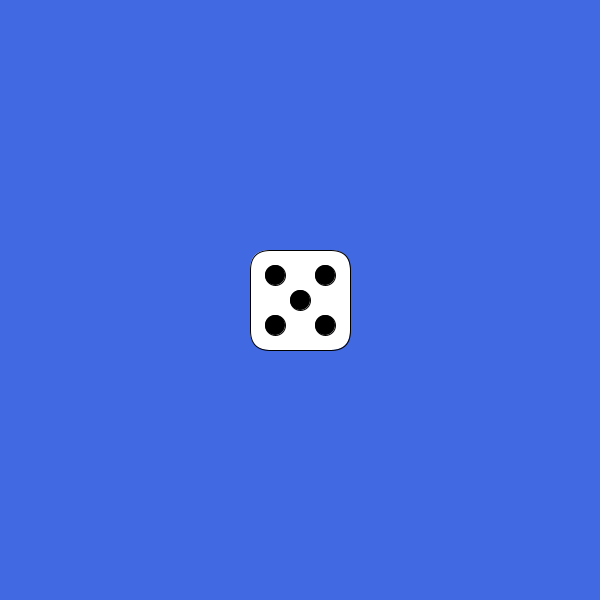
Frame 1 (no input)
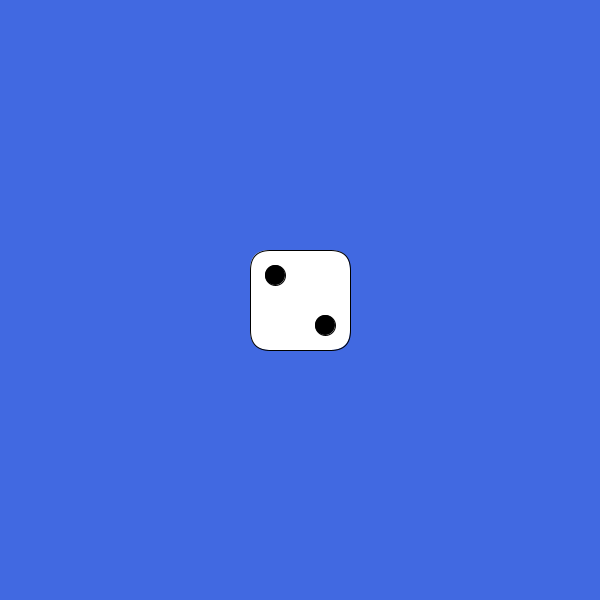
Frame 2 (the mouse pressed at the canvas centre, redrawn once)

The Processing sketch that drew these frames (run headless with seeded random() and noise(); the mouse was pressed at the canvas centre and the sketch redrawn once):

// Processing sketch: t2_2
// ── t2_2.pde
/* topic: random function, array, distribution exercise 2.2
Made by: Thomas van Klink & Tristan van Marle
For Algorithms in Creative Technology
4-5-2021*/

int diceSize = 100; 
int count1 = 0;
int count2 = 0;
int count3 = 0;
int count4 = 0;
int count5 = 0;
int count6 = 0;
int randomDots;
void setup() {
  frameRate(10);
  size(600, 600);
  noLoop();
}

void draw() {
  background(65, 105, 225); 

  //the dice
  fill(255, 255, 255); 
  rectMode(CENTER);
  rect(width/2, height/2, diceSize, diceSize, diceSize/5);

  //the randomDots
  fill(0, 0, 0);
  int[] dots = { 1, 2, 3, 4, 5, 6, 6};
  randomDots = dots[(int)random(dots.length)];
  if (randomDots == 1 || randomDots == 3 || randomDots == 5)
    ellipse(width/2, height/2, diceSize/5, diceSize/5); 
  if (randomDots == 2 || randomDots == 3 || randomDots == 4 || randomDots == 5 || randomDots == 6) { 
    ellipse(width/2 - diceSize/4, height/2 - diceSize/4, diceSize/5, diceSize/5);
    ellipse(width/2 + diceSize/4, height/2 + diceSize/4, diceSize/5, diceSize/5);
  }
  if (randomDots == 4 || randomDots == 5 || randomDots == 6) {
    ellipse(width/2 - diceSize/4, height/2 + diceSize/4, diceSize/5, diceSize/5);
    ellipse(width/2 + diceSize/4, height/2 - diceSize/4, diceSize/5, diceSize/5);
  }
  if (randomDots == 6) {
    ellipse(width/2, height/2 - diceSize/4, diceSize/5, diceSize/5);
    ellipse(width/2, height/2 + diceSize/4, diceSize/5, diceSize/5);
  }

  switch (randomDots) {
  case 1:
    count1++;
    break;
  case 2:
    count2++;
    break;
  case 3:
    count3++;
    break;
  case 4:
    count4++;
    break;
  case 5:
    count5++;
    break;
  case 6:
    count6++;
    break;
  }

  println(count1, count2, count3, count4, count5, count6);

  //rolling of the dice
  if (mousePressed && mouseButton == LEFT)
    noLoop();
}
void mousePressed() {
  loop();
}
